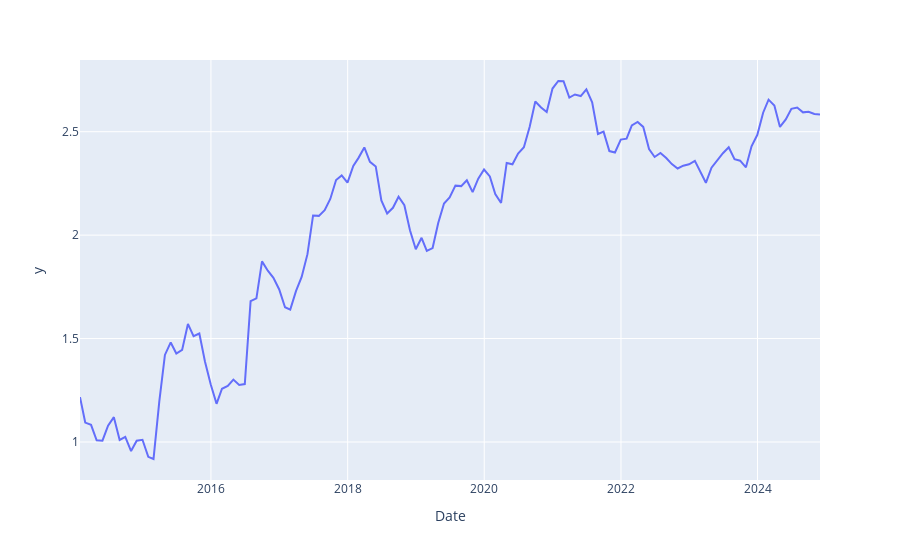

Notebook cell for this chart:
### Code cell
temp = px.line(data_frame=df, x=df.index, y=log_df)
temp

### Figure 1 — Plotly figure (JSON) as saved in the notebook; plotly's stock layout.template omitted (floating-point values rounded to 4 significant figures; data arrays with more than 128 entries replaced by an {"elided": "..."} marker saying what was removed)
{"data": [{"hovertemplate": "Date=%{x}<br>y=%{y}<extra></extra>", "legendgroup": "", "line": {"color": "#636efa", "dash": "solid"}, "marker": {"symbol": "circle"}, "mode": "lines", "name": "", "orientation": "v", "showlegend": false, "type": "scatter", "x": {"elided": "131 str values"}, "xaxis": "x", "y": {"elided": "131 float values"}, "yaxis": "y"}], "layout": {"legend": {"tracegroupgap": 0}, "margin": {"t": 60}, "xaxis": {"anchor": "y", "domain": [0, 1], "title": {"text": "Date"}}, "yaxis": {"anchor": "x", "domain": [0, 1], "title": {"text": "y"}}}}
